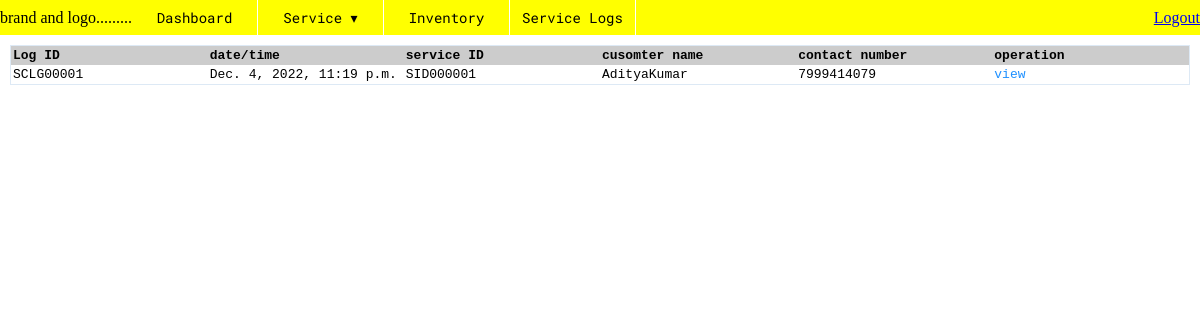
Screenshot of /main/closedloglist/ (signed in) with the database file from the repository.
### main/models.py (models this page shows, shortened)
class ClosedLog(models.Model):
    logId = models.CharField(max_length=50,primary_key=True,null=False,default="")
    timestamp = models.DateTimeField(auto_now_add=True)
    serviceRef = models.ForeignKey("main.Service",on_delete=models.SET_NULL,null=True)
    cutomerId = models.ForeignKey("main.Customer",on_delete=models.SET_NULL,null=True)
    productRef = models.ForeignKey("main.Product",on_delete=models.SET_NULL,null=True,blank=True)
    remark = models.CharField(max_length=64,null=True,blank=True)
    pforef = models.ForeignKey("main.OutboundStockHandler", on_delete=models.SET_NULL,null=True,blank=True)
    pfpref = models.ForeignKey("main.StockPaymentHandler", on_delete=models.SET_NULL,null=True,blank=True)
    is_complete = models.BooleanField(default=False)
    is_close = models.BooleanField(default=False)

class Service(models.Model):
    STATUS_CHOICES = (
        ("TBC","To Be Clear"),
        ("TBB","To be Bypass"),
        ("EI","Engineer Inspection"),
        ("PFO","Pending For Outbound"),
        ("PFP","Pending For Payment"),
        ("TBD","To Be Delievered"),
        ("C","Closed"),
    )
    SERVICE_TYPE_CHOICES = (
        ("NYS","Not Yet Set"),
        ("IW","In warranty"),
        ("OW","Out Warranty"),
        ("WSN","Without Serial Nuumber"),
    )
    sid = models.CharField(max_length=10,primary_key=True,null=False,default="")
    customer_id = models.ForeignKey("main.Customer",on_delete=models.SET_NULL,null=True,blank=True)
    complain = models.CharField(max_length=127)
    remark = models.CharField(max_length=255)
    is_determined = models.BooleanField(default=False)
    status = models.CharField(max_length=4,choices=STATUS_CHOICES,default="TBC")
    service_type = models.CharField(max_length=4,choices=SERVICE_TYPE_CHOICES,default="NYS")
    timestamp = models.DateTimeField(auto_now_add=True)
    special_remark = models.CharField(max_length=127)
    number_of_engineer_assigned = models.PositiveIntegerField(default=0)
    can_rollback = models.BooleanField(default=False)
    def __str__(self):
        return self.sid

class Customer(models.Model):
    phoneNumberRegex = RegexValidator(regex = r"^\+?1?\d{8,15}$")
    pincodeRegex = RegexValidator(regex = r"^[1-9]{1}[0-9]{2}\s{0,1}[0-9]{3}$")
    nameRegex = RegexValidator(regex = r"^[A-Za-z][A-Za-z0-9_]{7,29}$")
    customer_id = models.CharField(max_length=10,primary_key=True,null=False,default="")
    name = models.CharField(max_length=32)
    contact_number = models.CharField(validators = [phoneNumberRegex], max_length = 16, unique = True)
    alternate_number = models.CharField(validators = [phoneNumberRegex], max_length = 16, unique = True, blank=True, null=True)
    gender = models.CharField(max_length=6,choices=GENDER_CHOICES.choices)
    appelation = models.CharField(max_length=4,choices=APPELETION_CHOICES.choices)
    email_id = models.EmailField(max_length=128)
    address = models.CharField(max_length=128)
    city = models.CharField(max_length=32)
    State = models.CharField(max_length=2,choices=STATE_CHOICES.choices)
    pincode = models.CharField(validators = [pincodeRegex],max_length=7)

### main/views.py (the view)
# urls.py: path('closedloglist/',views.closedloglist,name='closedloglist'),
@login_required(login_url='/main/userlogin/')
def closedloglist(request):
    logs = ClosedLog.objects.all()
    return render(request,"main/closedloglist.html",{"logs":logs})

### main/templates/main/closedloglist.html
{% extends 'base.html' %}
{% load static %}
{% block content %}
    <div class="container">
        <table width="100%" class='list_table'>
            <thead>
                <tr>
                    <th> Log ID </th>
                    <th> date/time </th>
                    <th> service ID </th>
                    <th> cusomter name </th>
                    <th> contact number </th>
                    <th> operation </th>
                </tr>
            </thead>
            <tbody>
                {% for log in logs %}
                <tr>
                    <td>{{log.logId}}</td>
                    <td>{{log.timestamp}}</td>
                    <td>{{log.serviceRef}}</td>
                    <td>{{log.cutomerId.name}}</td>
                    <td>{{log.cutomerId.contact_number}}</td>
                    <td> <a href="">view</a> </td>
                </tr>
                {% endfor %}
            </tbody>
        </table>
    </div>
{% endblock content %}

### static/css/navstyle.css (style rules this page uses)
* { padding: 0px; margin: 0px; }

### static/css/utils.css (style rules this page uses)
:root { --main-bg-color:brown; --font1: 'roboto ',sans-serif; --font2: 'poppins',sans-serif; --notofont: 'noto sans',roboto; --robotomonofont: 'roboto mono',sans-serif; }
.container { margin:10px }
.list_table { border-collapse: collapse; border: 1px solid #dde9f5; }
.list_table th { font-family: monospace; text-align: left; padding: 2px; background-color: #cccccc; }
.list_table td { border-bottom: 1px solid #dde9f5; text-align: left; padding: 2px; width: 100px; font-family: monospace; }
.list_table a { text-decoration: none; color: dodgerblue; }

### static/css/style.css (style rules this page uses)
* { margin: 0px; padding: 0px; }

### rows the page displays
ClosedLog: logId "SCLG00001", timestamp "Dec. 4, 2022, 11:19 p.m.", serviceRef "SID000001", cutomerId.name "AdityaKumar", cutomerId.contact_number "7999414079"
